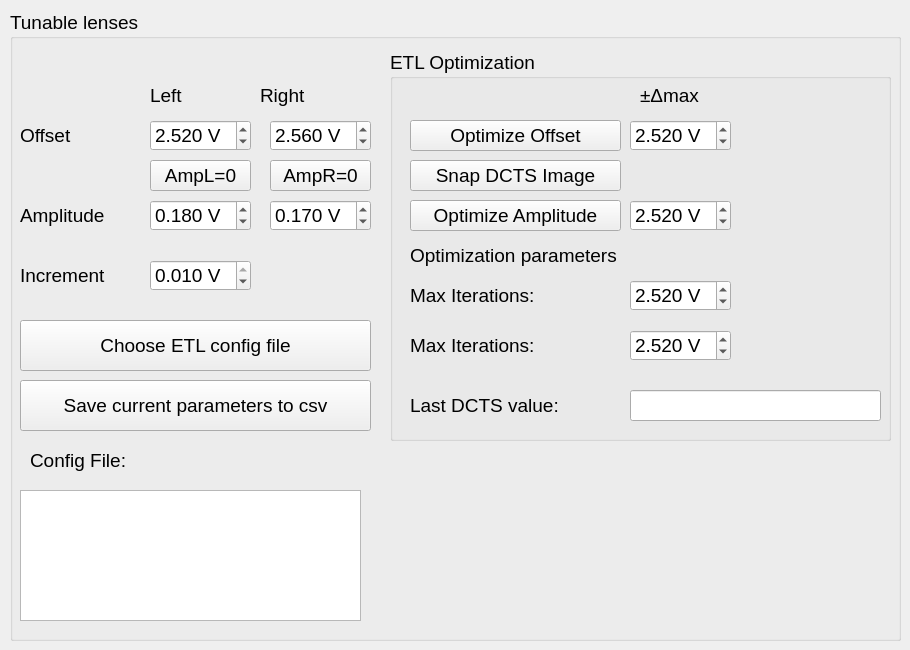
          <widget class="QWidget" name="ETLTabWidget">
           <attribute name="title">
            <string>ETL</string>
           </attribute>
           <widget class="QGroupBox" name="etlGroupbox1">
            <property name="geometry">
             <rect>
              <x>10</x>
              <y>10</y>
              <width>891</width>
              <height>631</height>
             </rect>
            </property>
            <property name="font">
             <font>
              <pointsize>14</pointsize>
             </font>
            </property>
            <property name="title">
             <string>Tunable lenses</string>
            </property>
            <widget class="QLabel" name="label_15">
             <property name="geometry">
              <rect>
               <x>10</x>
               <y>110</y>
               <width>131</width>
               <height>31</height>
              </rect>
             </property>
             <property name="font">
              <font>
               <pointsize>14</pointsize>
              </font>
             </property>
             <property name="text">
              <string>Offset</string>
             </property>
            </widget>
            <widget class="QLabel" name="label_16">
             <property name="geometry">
              <rect>
               <x>10</x>
               <y>190</y>
               <width>141</width>
               <height>31</height>
              </rect>
             </property>
             <property name="font">
              <font>
               <pointsize>14</pointsize>
              </font>
             </property>
             <property name="text">
              <string>Amplitude</string>
             </property>
            </widget>
            <widget class="QDoubleSpinBox" name="LeftETLOffsetSpinBox">
             <property name="enabled">
              <bool>true</bool>
             </property>
             <property name="geometry">
              <rect>
               <x>140</x>
               <y>110</y>
               <width>101</width>
               <height>31</height>
              </rect>
             </property>
             <property name="font">
              <font>
               <pointsize>14</pointsize>
              </font>
             </property>
             <property name="suffix">
              <string> V</string>
             </property>
             <property name="decimals">
              <number>3</number>
             </property>
             <property name="maximum">
              <double>5.000000000000000</double>
             </property>
             <property name="singleStep">
              <double>0.002000000000000</double>
             </property>
             <property name="value">
              <double>2.520000000000000</double>
             </property>
            </widget>
            <widget class="QLabel" name="label_8">
             <property name="geometry">
              <rect>
               <x>140</x>
               <y>70</y>
               <width>91</width>
               <height>31</height>
              </rect>
             </property>
             <property name="font">
              <font>
               <pointsize>14</pointsize>
              </font>
             </property>
             <property name="text">
              <string>Left</string>
             </property>
            </widget>
            <widget class="QLabel" name="label_9">
             <property name="geometry">
              <rect>
               <x>250</x>
               <y>70</y>
               <width>91</width>
               <height>31</height>
              </rect>
             </property>
             <property name="font">
              <font>
               <pointsize>14</pointsize>
              </font>
             </property>
             <property name="text">
              <string>Right</string>
             </property>
            </widget>
            <widget class="QDoubleSpinBox" name="RightETLOffsetSpinBox">
             <property name="enabled">
              <bool>true</bool>
             </property>
             <property name="geometry">
              <rect>
               <x>260</x>
               <y>110</y>
               <width>101</width>
               <height>31</height>
              </rect>
             </property>
             <property name="font">
              <font>
               <pointsize>14</pointsize>
              </font>
             </property>
             <property name="suffix">
              <string> V</string>
             </property>
             <property name="decimals">
              <number>3</number>
             </property>
             <property name="maximum">
              <double>5.000000000000000</double>
             </property>
             <property name="singleStep">
              <double>0.002000000000000</double>
             </property>
             <property name="value">
              <double>2.560000000000000</double>
             </property>
            </widget>
            <widget class="QDoubleSpinBox" name="LeftETLAmplitudeSpinBox">
             <property name="enabled">
              <bool>true</bool>
             </property>
             <property name="geometry">
              <rect>
               <x>140</x>
               <y>190</y>
               <width>101</width>
               <height>31</height>
              </rect>
             </property>
             <property name="font">
              <font>
               <pointsize>14</pointsize>
              </font>
             </property>
             <property name="suffix">
              <string> V</string>
             </property>
             <property name="decimals">
              <number>3</number>
             </property>
             <property name="maximum">
              <double>2.000000000000000</double>
             </property>
             <property name="singleStep">
              <double>0.002000000000000</double>
             </property>
             <property name="value">
              <double>0.180000000000000</double>
             </property>
            </widget>
            <widget class="QDoubleSpinBox" name="RightETLAmplitudeSpinBox">
             <property name="enabled">
              <bool>true</bool>
             </property>
             <property name="geometry">
              <rect>
               <x>260</x>
               <y>190</y>
               <width>101</width>
               <height>31</height>
              </rect>
             </property>
             <property name="font">
              <font>
               <pointsize>14</pointsize>
              </font>
             </property>
             <property name="suffix">
              <string> V</string>
             </property>
             <property name="decimals">
              <number>3</number>
             </property>
             <property name="maximum">
              <double>2.000000000000000</double>
             </property>
             <property name="singleStep">
              <double>0.002000000000000</double>
             </property>
             <property name="value">
              <double>0.170000000000000</double>
             </property>
            </widget>
            <widget class="QPushButton" name="ChooseETLcfgButton">
             <property name="geometry">
              <rect>
               <x>10</x>
               <y>310</y>
               <width>351</width>
               <height>51</height>
              </rect>
             </property>
             <property name="font">
              <font>
               <pointsize>14</pointsize>
               <weight>50</weight>
               <italic>false</italic>
               <bold>false</bold>
              </font>
             </property>
             <property name="text">
              <string>Choose ETL config file</string>
             </property>
            </widget>
            <widget class="QPushButton" name="SaveETLParametersButton">
             <property name="enabled">
              <bool>true</bool>
             </property>
             <property name="geometry">
              <rect>
               <x>10</x>
               <y>370</y>
               <width>351</width>
               <height>51</height>
              </rect>
             </property>
             <property name="font">
              <font>
               <pointsize>14</pointsize>
               <weight>50</weight>
               <italic>false</italic>
               <bold>false</bold>
              </font>
             </property>
             <property name="text">
              <string>Save current parameters to csv</string>
             </property>
            </widget>
            <widget class="QLabel" name="label_17">
             <property name="geometry">
              <rect>
               <x>10</x>
               <y>250</y>
               <width>141</width>
               <height>31</height>
              </rect>
             </property>
             <property name="font">
              <font>
               <pointsize>14</pointsize>
              </font>
             </property>
             <property name="text">
              <string>Increment</string>
             </property>
            </widget>
            <widget class="QDoubleSpinBox" name="ETLIncrementSpinBox">
             <property name="enabled">
              <bool>true</bool>
             </property>
             <property name="geometry">
              <rect>
               <x>140</x>
               <y>250</y>
               <width>101</width>
               <height>31</height>
              </rect>
             </property>
             <property name="font">
              <font>
               <pointsize>14</pointsize>
              </font>
             </property>
             <property name="suffix">
              <string> V</string>
             </property>
             <property name="decimals">
              <number>3</number>
             </property>
             <property name="maximum">
              <double>0.010000000000000</double>
             </property>
             <property name="singleStep">
              <double>0.001000000000000</double>
             </property>
             <property name="value">
              <double>0.010000000000000</double>
             </property>
            </widget>
            <widget class="QTextEdit" name="ETLconfigIndicator">
             <property name="geometry">
              <rect>
               <x>10</x>
               <y>480</y>
               <width>341</width>
               <height>131</height>
              </rect>
             </property>
             <property name="font">
              <font>
               <pointsize>14</pointsize>
              </font>
             </property>
             <property name="acceptDrops">
              <bool>false</bool>
             </property>
             <property name="readOnly">
              <bool>true</bool>
             </property>
            </widget>
            <widget class="QLabel" name="label">
             <property name="geometry">
              <rect>
               <x>20</x>
               <y>430</y>
               <width>121</width>
               <height>41</height>
              </rect>
             </property>
             <property name="font">
              <font>
               <pointsize>14</pointsize>
              </font>
             </property>
             <property name="text">
              <string>Config File:</string>
             </property>
            </widget>
            <widget class="QPushButton" name="ZeroRightETLButton">
             <property name="geometry">
              <rect>
               <x>260</x>
               <y>150</y>
               <width>101</width>
               <height>31</height>
              </rect>
             </property>
             <property name="font">
              <font>
               <pointsize>14</pointsize>
               <weight>50</weight>
               <italic>false</italic>
               <bold>false</bold>
              </font>
             </property>
             <property name="text">
              <string>AmpR=0</string>
             </property>
             <property name="checkable">
              <bool>true</bool>
             </property>
            </widget>
            <widget class="QGroupBox" name="groupBox_5">
             <property name="geometry">
              <rect>
               <x>380</x>
               <y>40</y>
               <width>501</width>
               <height>391</height>
              </rect>
             </property>
             <property name="title">
              <string>ETL Optimization</string>
             </property>
             <widget class="QPushButton" name="OptimizeETLOffsetButton">
              <property name="geometry">
               <rect>
                <x>20</x>
                <y>70</y>
                <width>211</width>
                <height>31</height>
               </rect>
              </property>
              <property name="font">
               <font>
                <pointsize>14</pointsize>
               </font>
              </property>
              <property name="text">
               <string>Optimize Offset</string>
              </property>
             </widget>
             <widget class="QPushButton" name="OptimizeETLAmplitudeButton">
              <property name="geometry">
               <rect>
                <x>20</x>
                <y>150</y>
                <width>211</width>
                <height>31</height>
               </rect>
              </property>
              <property name="font">
               <font>
                <pointsize>14</pointsize>
               </font>
              </property>
              <property name="text">
               <string>Optimize Amplitude</string>
              </property>
             </widget>
             <widget class="QDoubleSpinBox" name="LeftETLOffsetSpinBox_2">
              <property name="enabled">
               <bool>true</bool>
              </property>
              <property name="geometry">
               <rect>
                <x>240</x>
                <y>70</y>
                <width>101</width>
                <height>31</height>
               </rect>
              </property>
              <property name="font">
               <font>
                <pointsize>14</pointsize>
               </font>
              </property>
              <property name="suffix">
               <string> V</string>
              </property>
              <property name="decimals">
               <number>3</number>
              </property>
              <property name="maximum">
               <double>5.000000000000000</double>
              </property>
              <property name="singleStep">
               <double>0.002000000000000</double>
              </property>
              <property name="value">
               <double>2.520000000000000</double>
              </property>
             </widget>
             <widget class="QDoubleSpinBox" name="LeftETLOffsetSpinBox_5">
              <property name="enabled">
               <bool>true</bool>
              </property>
              <property name="geometry">
               <rect>
                <x>240</x>
                <y>150</y>
                <width>101</width>
                <height>31</height>
               </rect>
              </property>
              <property name="font">
               <font>
                <pointsize>14</pointsize>
               </font>
              </property>
              <property name="suffix">
               <string> V</string>
              </property>
              <property name="decimals">
               <number>3</number>
              </property>
              <property name="maximum">
               <double>5.000000000000000</double>
              </property>
              <property name="singleStep">
               <double>0.002000000000000</double>
              </property>
              <property name="value">
               <double>2.520000000000000</double>
              </property>
             </widget>
             <widget class="QLabel" name="label_10">
              <property name="geometry">
               <rect>
                <x>250</x>
                <y>30</y>
                <width>71</width>
                <height>31</height>
               </rect>
              </property>
              <property name="font">
               <font>
                <pointsize>14</pointsize>
               </font>
              </property>
              <property name="text">
               <string>±Δmax  </string>
              </property>
             </widget>
             <widget class="QLabel" name="label_21">
              <property name="geometry">
               <rect>
                <x>20</x>
                <y>190</y>
                <width>261</width>
                <height>31</height>
               </rect>
              </property>
              <property name="font">
               <font>
                <pointsize>14</pointsize>
               </font>
              </property>
              <property name="text">
               <string>Optimization parameters</string>
              </property>
             </widget>
             <widget class="QDoubleSpinBox" name="LeftETLOffsetSpinBox_3">
              <property name="enabled">
               <bool>true</bool>
              </property>
              <property name="geometry">
               <rect>
                <x>240</x>
                <y>230</y>
                <width>101</width>
                <height>31</height>
               </rect>
              </property>
              <property name="font">
               <font>
                <pointsize>14</pointsize>
               </font>
              </property>
              <property name="suffix">
               <string> V</string>
              </property>
              <property name="decimals">
               <number>3</number>
              </property>
              <property name="maximum">
               <double>5.000000000000000</double>
              </property>
              <property name="singleStep">
               <double>0.002000000000000</double>
              </property>
              <property name="value">
               <double>2.520000000000000</double>
              </property>
             </widget>
             <widget class="QDoubleSpinBox" name="LeftETLOffsetSpinBox_4">
              <property name="enabled">
               <bool>true</bool>
              </property>
              <property name="geometry">
               <rect>
                <x>240</x>
                <y>280</y>
                <width>101</width>
                <height>31</height>
               </rect>
              </property>
              <property name="font">
               <font>
                <pointsize>14</pointsize>
               </font>
              </property>
              <property name="suffix">
               <string> V</string>
              </property>
              <property name="decimals">
               <number>3</number>
              </property>
              <property name="maximum">
               <double>5.000000000000000</double>
              </property>
              <property name="singleStep">
               <double>0.002000000000000</double>
              </property>
              <property name="value">
               <double>2.520000000000000</double>
              </property>
             </widget>
             <widget class="QLabel" name="label_25">
              <property name="geometry">
               <rect>
                <x>20</x>
                <y>340</y>
                <width>211</width>
                <height>31</height>
               </rect>
              </property>
              <property name="font">
               <font>
                <pointsize>14</pointsize>
               </font>
              </property>
              <property name="text">
               <string>Last DCTS value:</string>
              </property>
             </widget>
             <widget class="QPushButton" name="SnapAutofocusImageButton">
              <property name="geometry">
               <rect>
                <x>20</x>
                <y>110</y>
                <width>211</width>
                <height>31</height>
               </rect>
              </property>
              <property name="font">
               <font>
                <pointsize>14</pointsize>
               </font>
              </property>
              <property name="text">
               <string>Snap DCTS Image</string>
              </property>
             </widget>
             <widget class="QLineEdit" name="lineEdit">
              <property name="geometry">
               <rect>
                <x>240</x>
                <y>340</y>
                <width>251</width>
                <height>31</height>
               </rect>
              </property>
              <property name="font">
               <font>
                <pointsize>14</pointsize>
               </font>
              </property>
             </widget>
             <widget class="QLabel" name="label_26">
              <property name="geometry">
               <rect>
                <x>20</x>
                <y>230</y>
                <width>211</width>
                <height>31</height>
               </rect>
              </property>
              <property name="font">
               <font>
                <pointsize>14</pointsize>
               </font>
              </property>
              <property name="text">
               <string>Max Iterations:</string>
              </property>
             </widget>
             <widget class="QLabel" name="label_27">
              <property name="geometry">
               <rect>
                <x>20</x>
                <y>280</y>
                <width>211</width>
                <height>31</height>
               </rect>
              </property>
              <property name="font">
               <font>
                <pointsize>14</pointsize>
               </font>
              </property>
              <property name="text">
               <string>Max Iterations:</string>
              </property>
             </widget>
            </widget>
           </widget>
           <widget class="QPushButton" name="ZeroLeftETLButton">
            <property name="geometry">
             <rect>
              <x>150</x>
              <y>160</y>
              <width>101</width>
              <height>31</height>
             </rect>
            </property>
            <property name="font">
             <font>
              <pointsize>14</pointsize>
              <weight>50</weight>
              <italic>false</italic>
              <bold>false</bold>
             </font>
            </property>
            <property name="text">
             <string>AmpL=0</string>
            </property>
            <property name="checkable">
             <bool>true</bool>
            </property>
           </widget>
          </widget>
